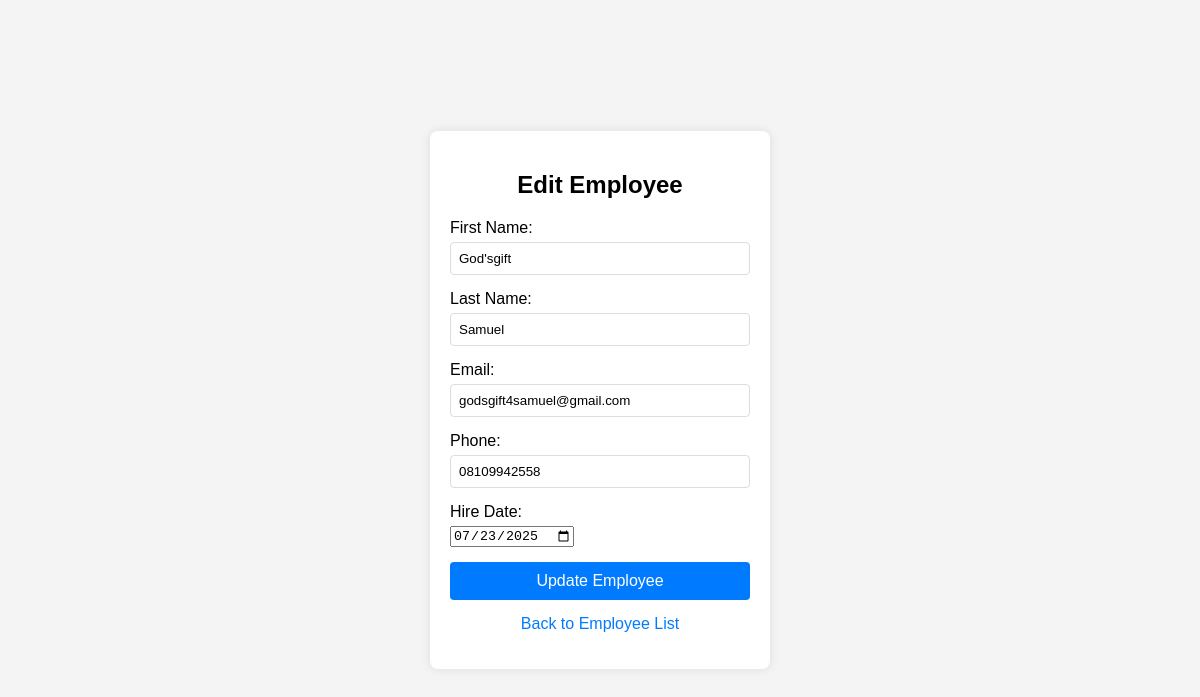
/edit_employee/3 (signed in), run on the app's committed database.
### app.py (models this page shows, shortened)
class Employee(db.Model):
    id = db.Column(db.Integer, primary_key=True)
    first_name = db.Column(db.String(100), nullable=False)
    last_name = db.Column(db.String(100), nullable=False)
    email = db.Column(db.String(120), unique=True, nullable=False)
    phone = db.Column(db.String(20), nullable=False)
    hire_date = db.Column(db.DateTime, nullable=False, default=datetime.utcnow)

### app.py (the view, shortened to what this page needs)
@app.route("/edit_employee/<int:id>", methods=["GET", "POST"])
@login_required
def edit_employee(id):
    employee = Employee.query.get_or_404(id)
    return render_template("edit_employee.html", employee=employee)

### app.py (called while the page is built)
@login_manager.user_loader
def load_user(user_id):
    return User.query.get(int(user_id))

### templates/edit_employee.html (shortened to what this page needs)
{% extends "base.html" %}
{% block content %}
        <h2>Edit Employee</h2>
        <form method="POST" action="/edit_employee/{{ employee.id }}">
            <div class="form-group">
                <label for="first_name">First Name:</label>
                <input type="text" id="first_name" name="first_name" value="{{ employee.first_name }}" required>
            </div>
            <div class="form-group">
                <label for="last_name">Last Name:</label>
                <input type="text" id="last_name" name="last_name" value="{{ employee.last_name }}" required>
            </div>
            <div class="form-group">
                <label for="email">Email:</label>
                <input type="email" id="email" name="email" value="{{ employee.email }}" required>
            </div>
            <div class="form-group">
                <label for="phone">Phone:</label>
                <input type="text" id="phone" name="phone" value="{{ employee.phone }}" required>
            </div>
            <div class="form-group">
                <label for="hire_date">Hire Date:</label>
                <input type="date" id="hire_date" name="hire_date" value="{{ employee.hire_date.strftime('%Y-%m-%d') }}" required>
            </div>
            <button type="submit">Update Employee</button>
        </form>
        <p><a href="/employees">Back to Employee List</a></p>
{% endblock %}

### static/style.css (style rules this page uses)
body { font-family: Arial, sans-serif; background-color: #f4f4f4; display: flex; justify-content: center; align-items: center; min-height: 100vh; margin: 0; }
.form-group { margin-bottom: 15px; text-align: left; }
label { display: block; margin-bottom: 5px; }
input[type="text"], input[type="email"], input[type="password"] { width: 100%; padding: 8px; border: 1px solid #ddd; border-radius: 4px; box-sizing: border-box; }
button { background-color: #007bff; color: white; padding: 10px 15px; border: none; border-radius: 4px; cursor: pointer; font-size: 16px; width: 100%; }
p { margin-top: 15px; }
a { color: #007bff; text-decoration: none; }

### data on the page
Employee: first_name "God'sgift", last_name "Samuel", email "godsgift4samuel@gmail.com", phone "08109942558", hire_date "07/23/2025"
